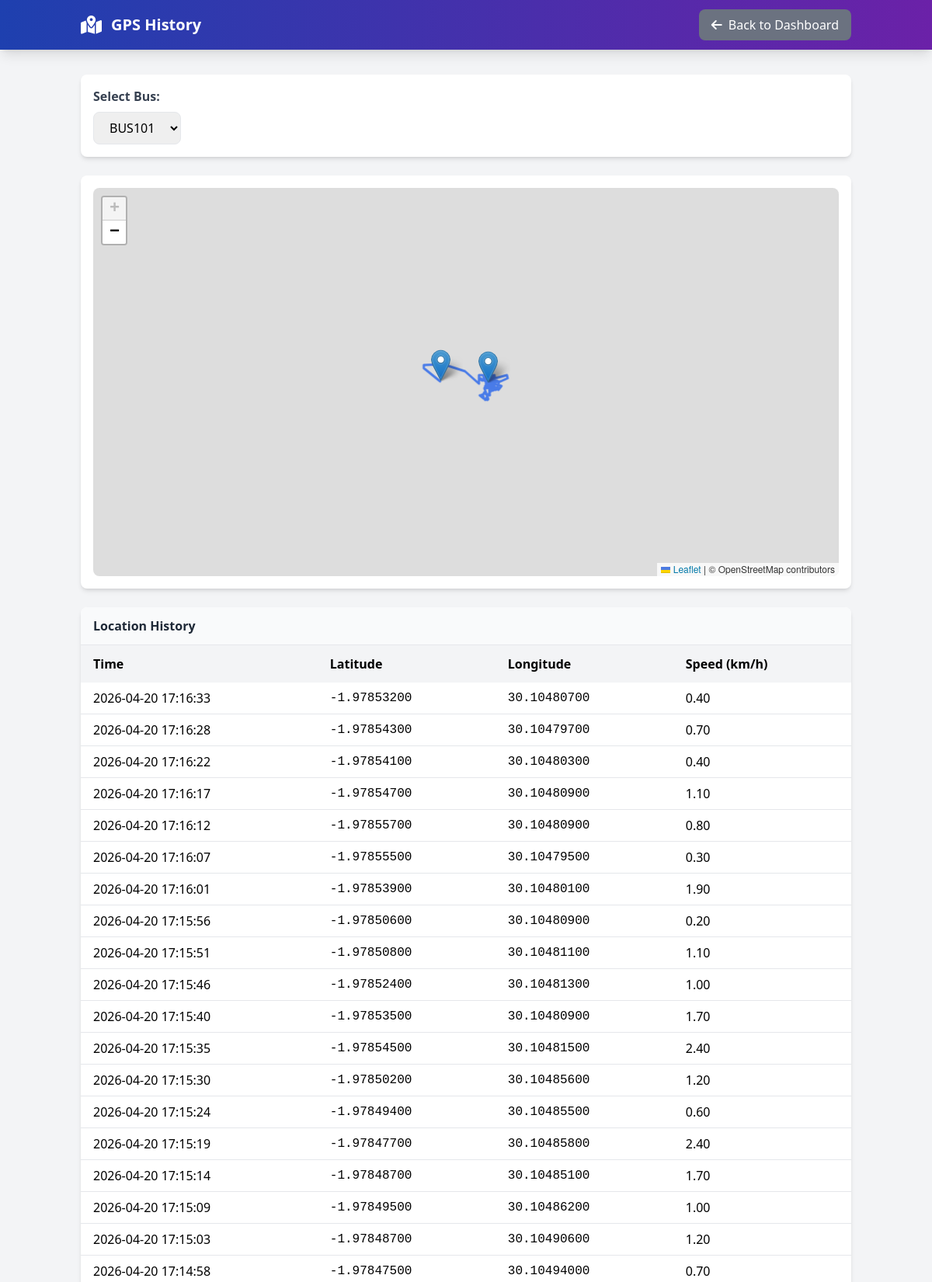
Screenshot of /gps_history.php (signed in, upper part) with the database file from the repository.
### tables this page shows
CREATE TABLE `location_history` (
  `id` int(11) NOT NULL,
  `bus_number` varchar(20) DEFAULT NULL,
  `latitude` decimal(10,8) DEFAULT NULL,
  `longitude` decimal(11,8) DEFAULT NULL,
  `speed` decimal(10,2) DEFAULT NULL,
  `recorded_at` timestamp NOT NULL DEFAULT current_timestamp()
);

### gps_history.php (the view, shortened to what this page needs)
<?php
require_once 'config.php';
$bus_number = $_GET['bus'] ?? 'BUS101';
$history = $conn->query("SELECT * FROM location_history WHERE bus_number='$bus_number' ORDER BY recorded_at DESC LIMIT 200");
$bus_list = $conn->query("SELECT bus_number FROM buses ORDER BY bus_number");
?>
<!DOCTYPE html>
<html lang="en">
<head>
    <script src="https://cdn.tailwindcss.com"></script>
    <link rel="stylesheet" href="https://unpkg.com/leaflet@1.9.4/dist/leaflet.css" />
    <link href="https://cdnjs.cloudflare.com/ajax/libs/font-awesome/6.0.0/css/all.min.css" rel="stylesheet">
</head>
<body class="bg-gray-100">
    <nav class="bg-gradient-to-r from-blue-800 to-purple-800 shadow-lg">
        <div class="container mx-auto px-4 py-3">
            <div class="flex justify-between items-center">
                <div class="flex items-center space-x-3">
                    <i class="fas fa-map-marked-alt text-white text-2xl"></i>
                    <h1 class="text-white text-xl font-bold">GPS History</h1>
                </div>
                <a href="admin_dashboard.php" class="bg-gray-500 hover:bg-gray-600 text-white px-4 py-2 rounded-lg transition">
                    <i class="fas fa-arrow-left mr-2"></i>Back to Dashboard
                </a>
            </div>
        </div>
    </nav>
    <div class="container mx-auto px-4 py-8">
        <div class="bg-white rounded-lg shadow-md p-4 mb-6">
            <label class="block text-gray-700 font-semibold mb-2">Select Bus:</label>
            <select id="bus_select" class="px-4 py-2 border rounded-lg">
                <?php while($bus = $bus_list->fetch_assoc()): ?>
                    <option value="<?php echo $bus['bus_number']; ?>" <?php echo $bus_number == $bus['bus_number'] ? 'selected' : ''; ?>>
                        <?php echo $bus['bus_number']; ?>
                    </option>
                <?php endwhile; ?>
            </select>
        </div>
        <div class="bg-white rounded-lg shadow-md p-4 mb-6">
            <div id="map" style="height: 500px; border-radius: 8px;"></div>
        </div>
        <div class="bg-white rounded-lg shadow-md overflow-hidden">
            <div class="px-4 py-3 bg-gray-50 border-b">
                <h3 class="font-semibold text-gray-800">Location History</h3>
            </div>
            <div class="overflow-x-auto">
                <table class="min-w-full">
                    <thead class="bg-gray-100">
                        <tr>
                            <th class="px-4 py-3 text-left">Time</th>
                            <th class="px-4 py-3 text-left">Latitude</th>
                            <th class="px-4 py-3 text-left">Longitude</th>
                            <th class="px-4 py-3 text-left">Speed (km/h)</th>
                        </tr>
                    </thead>
                    <tbody>
                        <?php
                        while($row = $history->fetch_assoc()):
                        ?>
                        <tr class="border-b hover:bg-gray-50">
                            <td class="px-4 py-2"><?php echo date('Y-m-d H:i:s', strtotime($row['recorded_at'])); ?></td>
                            <td class="px-4 py-2 font-mono"><?php echo $row['latitude']; ?></td>
                            <td class="px-4 py-2 font-mono"><?php echo $row['longitude']; ?></td>
                            <td class="px-4 py-2"><?php echo $row['speed']; ?></td>
                        </tr>
                        <?php endwhile; ?>
                    </tbody>
                </table>
            </div>
        </div>
    </div>
</body>
</html>

### rows the page displays
location_history: recorded_at "2026-04-20 17:16:33", latitude "-1.97853200", longitude "30.10480700", speed "0.40"
location_history: recorded_at "2026-04-20 17:16:28", latitude "-1.97854300", longitude "30.10479700", speed "0.70"
location_history: recorded_at "2026-04-20 17:16:22", latitude "-1.97854100", longitude "30.10480300", speed "0.40"
location_history: recorded_at "2026-04-20 17:16:17", latitude "-1.97854700", longitude "30.10480900", speed "1.10"
location_history: recorded_at "2026-04-20 17:16:12", latitude "-1.97855700", longitude "30.10480900", speed "0.80"
location_history: recorded_at "2026-04-20 17:16:07", latitude "-1.97855500", longitude "30.10479500", speed "0.30"
location_history: recorded_at "2026-04-20 17:16:01", latitude "-1.97853900", longitude "30.10480100", speed "1.90"
location_history: recorded_at "2026-04-20 17:15:56", latitude "-1.97850600", longitude "30.10480900", speed "0.20"
location_history: recorded_at "2026-04-20 17:15:51", latitude "-1.97850800", longitude "30.10481100", speed "1.10"
location_history: recorded_at "2026-04-20 17:15:46", latitude "-1.97852400", longitude "30.10481300", speed "1.00"
location_history: recorded_at "2026-04-20 17:15:40", latitude "-1.97853500", longitude "30.10480900", speed "1.70"
location_history: recorded_at "2026-04-20 17:15:35", latitude "-1.97854500", longitude "30.10481500", speed "2.40"
location_history: recorded_at "2026-04-20 17:15:30", latitude "-1.97850200", longitude "30.10485600", speed "1.20"
location_history: recorded_at "2026-04-20 17:15:24", latitude "-1.97849400", longitude "30.10485500", speed "0.60"
location_history: recorded_at "2026-04-20 17:15:19", latitude "-1.97847700", longitude "30.10485800", speed "2.40"
location_history: recorded_at "2026-04-20 17:15:14", latitude "-1.97848700", longitude "30.10485100", speed "1.70"
location_history: recorded_at "2026-04-20 17:15:09", latitude "-1.97849500", longitude "30.10486200", speed "1.00"
location_history: recorded_at "2026-04-20 17:15:03", latitude "-1.97848700", longitude "30.10490600", speed "1.20"
location_history: recorded_at "2026-04-20 17:14:58", latitude "-1.97847500", longitude "30.10494000", speed "0.70"

### other values shown
form field value "BUS101"
